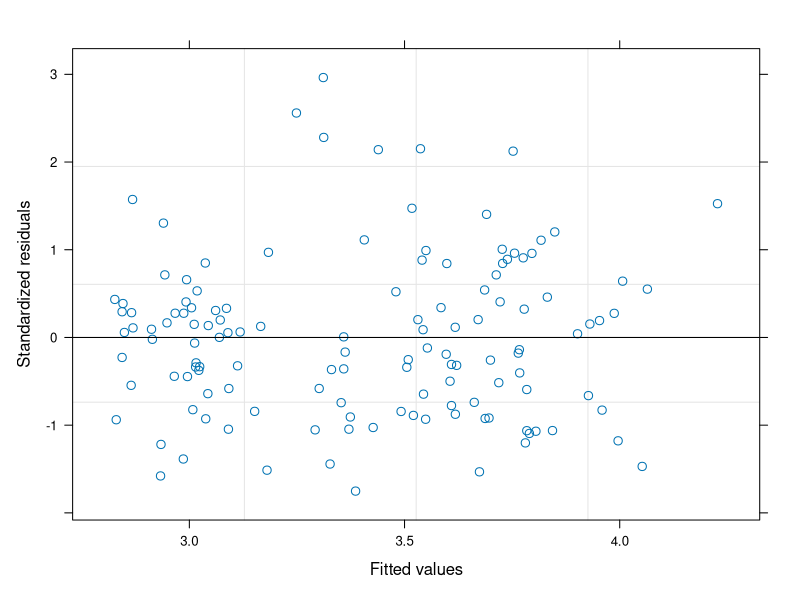
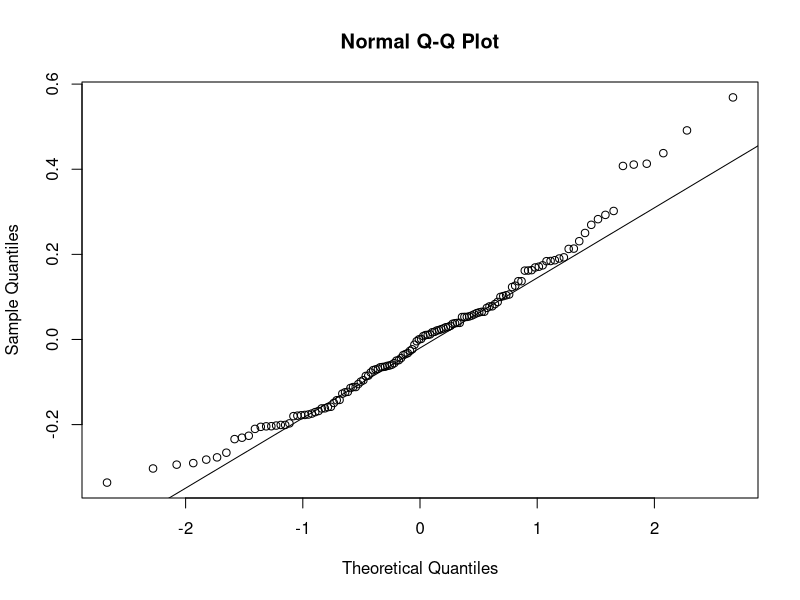

Write the R code that produced these figures, in order. (Note: this script raises an error after producing the figures.)
#### Analysis of soil data from Mégantic

## Load packages and data ####
library(ggplot2)
library(nlme)
library(emmeans)
library(ggpubr)

soil <- read.csv('data/soil.csv')

# plot settings
soil_names <- c(FT = "Temperate forest soil", FM = "Mixed forest soil", FB = "Boreal forest soil")
theme_set(theme_bw())

## Keep only H, Ae, and B for cations analysis (L and F not analyzed)
soil.cat <- soil[soil$horizon %in% c('H', 'Ae', 'B'), ]

## Full models ####

## pH ####
mod.ph1 <- lme(pH.CaCl2 ~ forest*horizon, random = ~ 1|block,
              method = 'REML',
              weights = NULL, data = soil)
anova(mod.ph1)
plot(mod.ph1)
qqnorm(resid(mod.ph1)); qqline(resid(mod.ph1))

## forest*horizon
ph.forest.horiz <- emmeans(mod.ph1, pairwise ~ forest*horizon, adjust = "tukey")
mult.ph.forest.horiz <- CLD(ph.forest.horiz, alpha=0.05, Letters=letters, adjust="tukey", reversed = TRUE)
plot.mult.ph.forest.horiz <- ggplot(mult.ph.forest.horiz, aes(x = horizon, y = emmean)) + 
  geom_point(stat = "identity", position=position_dodge(width = .5)) +
  geom_errorbar(aes(ymin = emmean-SE, ymax = emmean+SE), position=position_dodge(width=0.5), width = 0.2) +
  facet_grid(~forest, labeller = as_labeller(soil_names))+
  labs(x="Horizons", y= expression(paste("pH (in CaCl"[2],")")))

## forest
ph.forest <- emmeans(mod.ph1, pairwise ~ forest, adjust = "tukey")
mult.ph.forest <- CLD(ph.forest, alpha=0.05, Letters=letters, adjust="tukey", reversed = TRUE)
plot.mult.ph.forest <- ggplot(mult.ph.forest, aes(x = forest, y = emmean)) + 
  geom_point(stat = "identity", position=position_dodge(width = .5)) +
  geom_errorbar(aes(ymin = emmean-SE, ymax = emmean+SE), position=position_dodge(width=0.5), width = 0.2) +
  scale_x_discrete(labels=c("Temperate", "Mixed", "Boreal")) +
  theme(axis.text.x = element_text(angle=45, vjust= 1, size = 10, hjust=1)) +
  labs(x="", y= expression(paste("pH (in CaCl"[2],")")))

## ECEC ####
mod.ecec1 <- lme(ECEC ~ forest*horizon, random = ~ 1|block,
               method = 'REML',
               weights = NULL, data = soil.cat)
anova(mod.ecec1)
plot(mod.ecec1)
qqnorm(resid(mod.ecec1)); qqline(resid(mod.ecec1))

## forest*horizon
ecec.forest.horiz <- emmeans(mod.ecec1, pairwise ~ forest*horizon, adjust = "tukey")
mult.ecec.forest.horiz <- CLD(ecec.forest.horiz, alpha=0.05, Letters=letters, adjust="tukey", reversed = TRUE)
plot.mult.ecec.forest.horiz <- ggplot(mult.ecec.forest.horiz, aes(x = horizon, y = emmean)) + 
  geom_point(stat = "identity", position=position_dodge(width = .5)) +
  geom_errorbar(aes(ymin = emmean-SE, ymax = emmean+SE), position=position_dodge(width=0.5), width = 0.2) +
  facet_grid(~forest, labeller = as_labeller(soil_names))+
  labs(x="Horizons", y= expression(paste("ECEC (cmol"[c]," kg"^"-1",")")))

## forest
ecec.forest <- emmeans(mod.ecec1, pairwise ~ forest, adjust = "tukey")
mult.ecec.forest <- CLD(ecec.forest, alpha=0.05, Letters=letters, adjust="tukey", reversed = TRUE)
plot.mult.ecec.forest <- ggplot(mult.ecec.forest, aes(x = forest, y = emmean)) + 
  geom_point(stat = "identity", position=position_dodge(width = .5)) +
  geom_errorbar(aes(ymin = emmean-SE, ymax = emmean+SE), position=position_dodge(width=0.5), width = 0.2) +
  scale_x_discrete(labels=c("Temperate", "Mixed", "Boreal")) +
  theme(axis.text.x = element_text(angle=45, vjust= 1, size = 10, hjust=1)) +
  labs(x="Forest type", y= expression(paste("ECEC (cmol"[c]," kg"^"-1",")")))

## C:N ratio ####
mod.CN3 <- lme(totalC/totalN ~ forest*horizon, random = ~ 1|block,
               method = 'REML',
               weights = varExp(), data = soil)
anova(mod.CN3)
plot(mod.CN3)
qqnorm(resid(mod.CN3)); qqline(resid(mod.CN3))

## forest*horizon
cn.forest.horiz <- emmeans(mod.CN3, pairwise ~ forest*horizon, adjust = "tukey")
mult.cn.forest.horiz <- CLD(cn.forest.horiz, alpha=0.05, Letters=letters, adjust="tukey", reversed = TRUE)
plot.mult.cn.forest.horiz <- ggplot(mult.cn.forest.horiz, aes(x = horizon, y = emmean)) + 
  geom_point(stat = "identity", position=position_dodge(width = .5)) +
  geom_errorbar(aes(ymin = emmean-SE, ymax = emmean+SE), position=position_dodge(width=0.5), width = 0.2) +
  facet_grid(~forest, labeller = as_labeller(soil_names))+
  labs(x="Horizons", y= "C:N ratio")

## forest 
cn.forest <- emmeans(mod.CN3, pairwise ~ forest, adjust = "tukey")
mult.cn.forest <- CLD(cn.forest, alpha=0.05, Letters=letters, adjust="tukey", reversed = TRUE)
plot.mult.cn.forest <- ggplot(mult.cn.forest, aes(x = forest, y = emmean)) + 
  geom_point(stat = "identity", position=position_dodge(width = .5)) +
  geom_errorbar(aes(ymin = emmean-SE, ymax = emmean+SE), position=position_dodge(width=0.5), width = 0.2) +
  scale_x_discrete(labels=c("Temperate", "Mixed", "Boreal")) +
  theme(axis.text.x = element_text(angle=45, vjust= 1, size = 10, hjust=1)) +
  labs(x="", y= "C:N ratio")

## TOTAL P ####
mod.tp2 <- lme(totalP ~ forest*horizon, random = ~ 1|block,
               method = 'REML',
               weights = varPower(), data = soil)
anova(mod.tp2)
plot(mod.tp2)
qqnorm(resid(mod.tp2)); qqline(resid(mod.tp2))

## forest*horizon
tp.forest.horiz <- emmeans(mod.tp2, pairwise ~ forest*horizon, adjust = "tukey")
mult.tp.forest.horiz <- CLD(tp.forest.horiz, alpha=0.05, Letters=letters, adjust="tukey", reversed = TRUE)
plot.mult.tp.forest.horiz <- ggplot(mult.tp.forest.horiz, aes(x = horizon, y = emmean)) + 
  geom_point(stat = "identity", position=position_dodge(width = .5)) +
  geom_errorbar(aes(ymin = emmean-SE, ymax = emmean+SE), position=position_dodge(width=0.5), width = 0.2) +
  facet_grid(~forest, labeller = as_labeller(soil_names))+
  labs(x="Horizons", y= expression(paste("Total P (mg kg"^"-1",")")))

## forest
tp.forest <- emmeans(mod.tp2, pairwise ~ forest, adjust = "tukey")
mult.tp.forest <- CLD(tp.forest, alpha=0.05, Letters=letters, adjust="tukey", reversed = TRUE)
plot.mult.tp.forest <- ggplot(mult.tp.forest, aes(x = forest, y = emmean)) + 
  geom_point(stat = "identity", position=position_dodge(width = .5)) +
  geom_errorbar(aes(ymin = emmean-SE, ymax = emmean+SE), position=position_dodge(width=0.5), width = 0.2) +
  scale_x_discrete(labels=c("Temperate", "Mixed", "Boreal")) +
  theme(axis.text.x = element_text(angle=45, vjust= 1, size = 10, hjust=1)) +
  labs(x="", y= expression(paste("Total P (mg kg"^"-1",")")))

## LABILE P ####
mod.bp2 <- lme(BrayP ~ forest*horizon, random = ~ 1|block,
               method = 'REML',
               weights = varPower(), data = soil)
anova(mod.bp2)
plot(mod.bp2)
qqnorm(resid(mod.bp2)); qqline(resid(mod.bp2))

## forest*horizon
bp.forest.horiz <- emmeans(mod.bp2, pairwise ~ forest*horizon, adjust = "tukey")
mult.bp.forest.horiz <- CLD(bp.forest.horiz, alpha=0.05, Letters=letters, adjust="tukey", reversed = TRUE)
plot.bp.mult.forest.horiz <- ggplot(mult.bp.forest.horiz, aes(x = horizon, y = emmean)) + 
  geom_point(stat = "identity", position=position_dodge(width = .5)) +
  geom_errorbar(aes(ymin = emmean-SE, ymax = emmean+SE), position=position_dodge(width=0.5), width = 0.2) +
  facet_grid(~forest, labeller = as_labeller(soil_names))+
  labs(x="Horizons", y= expression(paste("Labile P (mg kg"^"-1",")")))

## forest
bp.forest <- emmeans(mod.bp2, pairwise ~ forest, adjust = "tukey")
mult.bp.forest <- CLD(bp.forest, alpha=0.05, Letters=letters, adjust="tukey", reversed = TRUE)
plot.mult.bp.forest <- ggplot(mult.bp.forest, aes(x = forest, y = emmean)) + 
  geom_point(stat = "identity", position=position_dodge(width = .5)) +
  geom_errorbar(aes(ymin = emmean-SE, ymax = emmean+SE), position=position_dodge(width=0.5), width = 0.2) +
  scale_x_discrete(labels=c("Temperate", "Mixed", "Boreal")) +
  theme(axis.text.x = element_text(angle=45, vjust= 1, size = 10, hjust=1)) +
  labs(x="", y= expression(paste("Labile P (mg kg"^"-1",")")))

## BASE SATURATION ####
mod.bs2 <- lme(BS ~ forest*horizon, random = ~ 1|block,
               method = 'REML',
               weights = varPower(), data = soil.cat)
anova(mod.bs2)
plot(mod.bs2)
qqnorm(resid(mod.bs2)); qqline(resid(mod.bs2))

## forest*horizon
bs.forest.horiz <- emmeans(mod.bs2, pairwise ~ forest*horizon, adjust = "tukey")
mult.bs.forest.horiz <- CLD(bs.forest.horiz, alpha=0.05, Letters=letters, adjust="tukey", reversed = TRUE)
plot.mult.bs.forest.horiz <- ggplot(mult.bs.forest.horiz, aes(x = horizon, y = emmean)) + 
  geom_point(stat = "identity", position=position_dodge(width = .5)) +
  geom_errorbar(aes(ymin = emmean-SE, ymax = emmean+SE), position=position_dodge(width=0.5), width = 0.2) +
  facet_grid(~forest, labeller = as_labeller(soil_names))+
  labs(x="Horizons", y= 'Base Sat. (%)')

## forest
bs.forest <- emmeans(mod.bs2, pairwise ~ forest, adjust = "tukey")
mult.bs.forest <- CLD(bs.forest, alpha=0.05, Letters=letters, adjust="tukey", reversed = TRUE)
plot.mult.bs.forest <- ggplot(mult.bs.forest, aes(x = forest, y = emmean)) + 
  geom_point(stat = "identity", position=position_dodge(width = .5)) +
  geom_errorbar(aes(ymin = emmean-SE, ymax = emmean+SE), position=position_dodge(width=0.5), width = 0.2) +
  scale_x_discrete(labels=c("Temperate", "Mixed", "Boreal")) +
  theme(axis.text.x = element_text(angle=45, vjust= 1, size = 10, hjust=1)) +
  labs(x="Forest type", y= 'Base Sat. (%)')

## Arrange FOREST in one page
## Note: Tukey post hoc analysis not included in any plots

soil_forest<-ggarrange(plot.mult.ph.forest, plot.mult.cn.forest, 
                       plot.mult.tp.forest, plot.mult.bp.forest, 
                       plot.mult.ecec.forest, plot.mult.bs.forest,
                       ncol=2, nrow=3, labels=c("a", "b", "c", "d", "e", "f"))

## Arrange FOREST*HORIZONS in one page
soil_forest_horiz<-ggarrange(plot.mult.ph.forest.horiz, plot.mult.cn.forest.horiz, 
                       plot.mult.tp.forest.horiz, plot.bp.mult.forest.horiz, 
                       plot.mult.ecec.forest.horiz, plot.mult.bs.forest.horiz,
                       ncol=2, nrow=3, labels=c("a", "b", "c", "d", "e", "f"))


### DEPTH by horizons ####
library(tidyr)
library(dplyr)
library(plyr)

## load data
soil_thickness <- read.csv("data/soil_thick.csv", sep = ";")

## manipulate
thick <- gather(soil_thickness, Horizon, Thickness, -Forest, -Block, factor_key=TRUE)
thick$Forest <- recode(thick$Forest, FT="Temperate", FM="Mixed",FB= "Boreal")
thick$Forest <- factor(thick$Forest, c("Temperate", "Mixed", "Boreal"))
thick$Horizon <- factor(thick$Horizon, c("B", "Ae", "H", "F", "L"))

## Mean by forest and block
thick_mean <- ddply(thick ,.(Forest, Block, Horizon), numcolwise(mean))

ggplot(thick_mean, aes(x = Forest, y = Thickness, fill = Horizon)) +
  geom_bar(stat = "summary", fun.y = "mean")+
  scale_y_reverse() +
  guides(fill = guide_legend(reverse=T)) +
  labs(y = "Soil depth (cm)") +
  scale_fill_manual(values = c('darkorange2', 'grey60', 'grey1', 'sienna4', 'darkgreen')) +
  theme(panel.background = element_blank(), panel.border = element_blank(),
  panel.grid.major = element_line(size = 0.5, linetype = 'solid',colour = "black"), 
  panel.grid.minor = element_line(size = 0.5, linetype = 'solid',colour = "black"),
  axis.line = element_blank())
